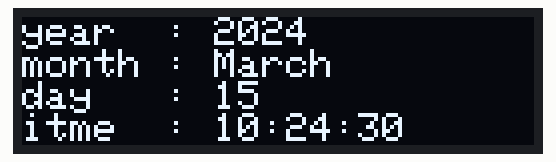
This sketch was run on a simulated Arduino Uno, built with avr-gcc and run on an emulated ATmega328P. Shown: 128×32 one-colour display. The local clock reads 2024-03-15 10:24:30 at power-on unless the sketch sets it; what the sketch prints to the serial monitor is not drawn.

Above: at 0.1 s.
At 5.1 s:
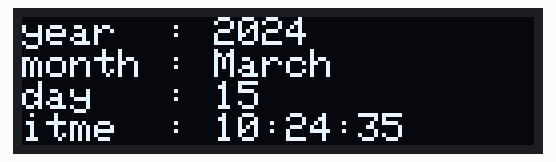
At 9.1 s:
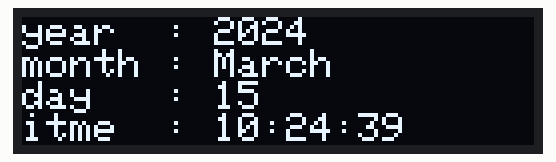
At 19.1 s:
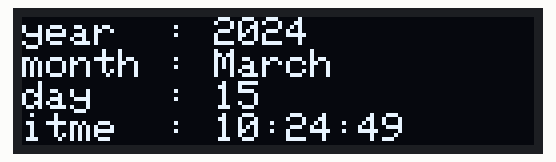
At 29.1 s:
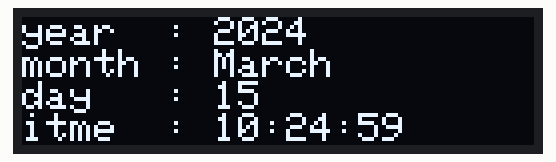
At 38.1 s:
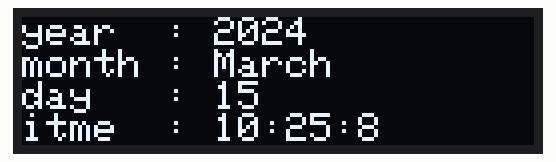

Measured:
- what the display in image 0 shows lasts 0.9 s, from 0.1 s to 1.0 s

The sketch:

6-2.ino
```cpp
#include <SPI.h>
#include <Wire.h>
#include <Adafruit_GFX.h>
#include <Adafruit_SSD1306.h>
#include <DS1302.h>
DS1302 rtc(2, 3, 4);
Time t;
Adafruit_SSD1306 display = Adafruit_SSD1306(128, 32, &Wire);
void setup() {
  // Set the clock to run-mode, and disable the write protection
rtc.halt(false);
rtc.writeProtect(false);

// Setup Serial connection
Serial.begin(9600);

// The following lines can be commented out to use the values already stored in the DS1302
// rtc.setDOW(MONDAY); // Set Day-of-Week to FRIDAY
// rtc.setTime(15, 1, 0); // Set the time to 12:00:00 (24hr format)
// rtc.setDate(3, 6, 2019); // Set the date to August 6th, 2010
  Serial.begin(9600);

  Serial.println("OLED FeatherWing test");
  // SSD1306_SWITCHCAPVCC = generate display voltage from 3.3V internally
  display.begin(SSD1306_SWITCHCAPVCC, 0x3C); // Address 0x3C for 128x32

  Serial.println("OLED begun");

  // Show image buffer on the display hardware.
  // Since the buffer is intialized with an Adafruit splashscreen
  // internally, this will display the splashscreen.
  // Clear the buffer.
  display.clearDisplay();
  display.display();
}

void loop() {
  // Get data from the DS1302
t = rtc.getTime();
  display.clearDisplay();
  // text display tests
  display.setTextSize(1);
  display.setTextColor(SSD1306_WHITE);
  display.setCursor(0,0);
  display.print("year  : ");
  display.println(t.year);
   display.print("month : ");
  display.println(rtc.getMonthStr());
   display.print("day   : ");
  display.println(t.date);
   display.print("itme  : ");
  display.print(t.hour);
  display.print(":");
  display.print(t.min);
   display.print(":");
  display.println(t.sec);
  display.setCursor(0,0);
  display.display(); // actually display all of the above
}
//
//void loop()
//{
//// Get data from the DS1302
//t = rtc.getTime();
//
//// Send date over serial connection
//Serial.print("Today is the ");
//Serial.print(t.date, DEC);
//Serial.print(" Day,");
//Serial.print(rtc.getMonthStr());
//Serial.print(" Month,");
//Serial.print(t.year, DEC);
//Serial.println(" year");
//
//// Send Day-of-Week and time
//Serial.print(t.hour, DEC);
//Serial.print(" hour,");
//Serial.print(t.min, DEC);
//Serial.print(" minute,");
//Serial.print(t.sec, DEC);
//Serial.println(" second");
//
//// Send a divider for readability
//Serial.println(" - - - - - - - - - - - - - - - - - - - - -");
//
//// Wait one second before repeating :)
//delay (1000);
//}
```
